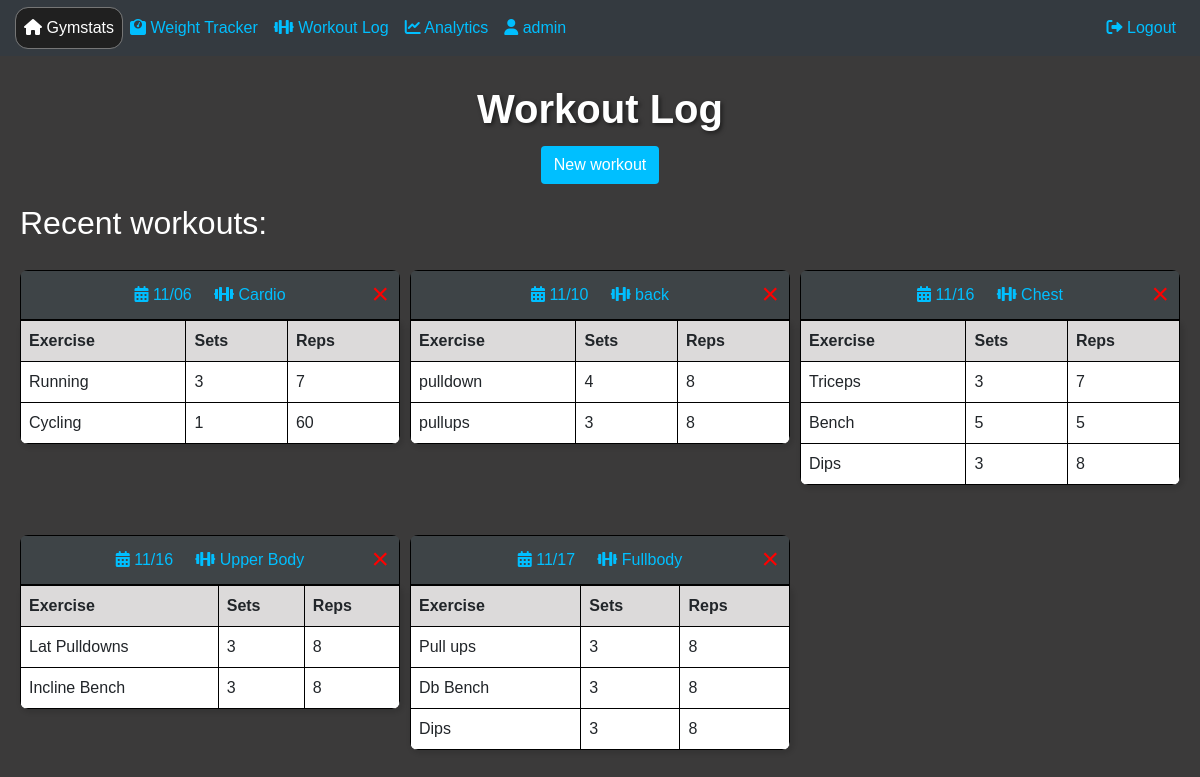
/workoutlog (signed in), run on an earlier commit of the app's database.
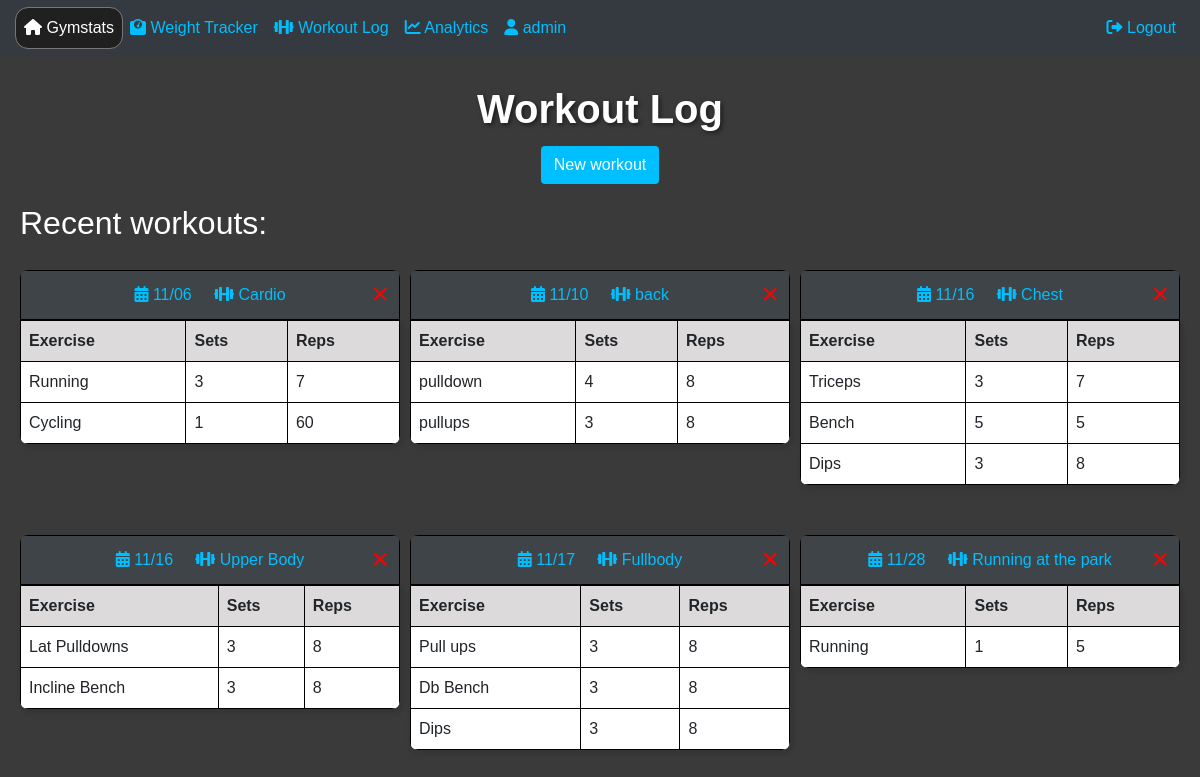
And on a later commit of the database.
### website/models.py (models this page shows)
class User(db.Model, UserMixin):
    id = db.Column(db.Integer, primary_key=True)
    email = db.Column(db.String(150), unique=True)
    username = db.Column(db.String(150))
    password = db.Column(db.String(150))
    weightLog = db.relationship('Weight', backref='user', lazy='dynamic')
    workoutLog = db.relationship('Workout')

class Workout(db.Model):
    id = db.Column(db.Integer, primary_key=True)
    name = db.Column(db.String(50))
    date = db.Column(Date)
    user_id = db.Column(db.Integer, db.ForeignKey('user.id'))
    exercises = db.relationship(
        'Exercise',
        secondary=workout_exercise,
        backref=db.backref('workouts', lazy='dynamic'),
        lazy='dynamic'
    )

class Exercise(db.Model):
    id = db.Column(db.Integer, primary_key=True)
    name = db.Column(db.String(50))
    sets = db.Column(db.Integer)
    reps = db.Column(db.Integer)

### website/views.py (the view, shortened to what this page needs)
@views.route('/workoutlog', methods=['GET', 'POST'])
@login_required
def workoutlog():
    sorted_workouts = sorted(current_user.workoutLog, key=attrgetter('date'))
    return render_template("workout_log.html", user=current_user, sorted_workouts=sorted_workouts)

### website/__init__.py (called while the page is built)
def create_app():
    app = Flask(__name__)
    app = Flask(__name__, static_url_path='/static')
    app.config['SECRET_KEY'] = '123'
    app.config['SQLALCHEMY_DATABASE_URI'] = f'sqlite:///{DB_NAME}'
    db.init_app(app)
    from .views import views
    from .auth import auth
    app.register_blueprint(views, url_prefix='/')
    app.register_blueprint(auth, url_prefix='/')
    from .models import User, Weight
    with app.app_context():
        db.create_all()
    login_manager =  LoginManager()
    login_manager.login_view = 'auth.login'
    login_manager.init_app(app)
    @login_manager.user_loader
    def load_user(id):
        return User.query.get(int(id))
    return app

### website/templates/workout_log.html (shortened to what this page needs)
{% extends "base.html" %}
{% block content %}
<br>
<head>
  <link rel="stylesheet" type="text/css" href="static/styles.css">
  <link href="https://cdnjs.cloudflare.com/ajax/libs/font-awesome/6.0.0-beta3/css/all.min.css" rel="stylesheet">
  <div class="header-container">
    <h1>Workout Log</h1>
  </div>
</head>
<body>
  <div class="centered-content">
    <button class="btn btn-custom" id="openModalButton"> New workout </button>
  </div>
  <div class="workout-log-page">
    <h2>Recent workouts:</h2>
    <div class="workout-wrapper">
      {% for workout in sorted_workouts %}
      <div class="table-container">
        <table id="exerciseTable" class="custom-table">
          <caption class="table-caption">
            <i class="fa-solid fa-calendar-days"></i>
            {{ workout.date.strftime("%m/%d") }}
            <i class="fa-solid fa-dumbbell"></i>
            {{ workout.name }}
            <button class="delete-button" onclick="confirmDeleteWorkout({{ workout.id }})">&times;</button>
          </caption>
            <thead>
              <tr>
                <th>Exercise</th>
                <th>Sets</th>
                <th>Reps</th>
              </tr>
            </thead>
            <tbody id="exerciseTableBody">
              {% for exercise in workout.exercises %}
                <tr>
                  <td>{{ exercise.name }}</td>
                  <td>{{ exercise.sets }}</td>
                  <td>{{ exercise.reps }}</td>
                </tr>
              {% endfor %}
            </tbody>
          </table>
      </div>
      {% endfor %}
    </div>
  <br>
  </div>
</body>
{% endblock %}

### website/templates/base.html (shortened to what this page needs)
<!DOCTYPE html>
<html>
  <head>
    <link rel="stylesheet" type="text/css" href="static/styles.css">
    <link
      rel="stylesheet"
      href="https://stackpath.bootstrapcdn.com/bootstrap/4.4.1/css/bootstrap.min.css"
    />
    <link
      rel="stylesheet"
      href="https://stackpath.bootstrapcdn.com/font-awesome/4.7.0/css/font-awesome.min.css"
    />
    <link href="https://cdnjs.cloudflare.com/ajax/libs/font-awesome/6.0.0-beta3/css/all.min.css" rel="stylesheet">
  </head>
  <body>
    <nav class="navbar navbar-expand-lg navbar-dark bg-dark">
      <div class="collapse navbar-collapse" id="navbar">
        <div class="navbar-nav">
          {% if user.is_authenticated %}
          <a class="nav-item nav-link" id="home" href="/">
            <i class="fa-solid fa-house"></i>
            <span class="text-highlight">Gymstats</span>
          </a>
          <a class="nav-item nav-link" id="weighttracker" href="/weighttracker">
            <i class="fa-solid fa-weight-scale"></i>
            Weight Tracker
          </a>
          <a class="nav-item nav-link" id="workoutlog" href="/workoutlog">
            <i class="fa-solid fa-dumbbell"></i>
            Workout Log
          </a>
          <a class="nav-item nav-link" id="analytics" href="/analytics">
            <i class="fa-solid fa-chart-line"></i>
            Analytics
          </a>
          <a class="nav-item nav-link" id="profile" href="/profile">
            <i class="fa-solid fa-user"></i> {{ user.username }}
          </a>
          {% endif %}
        </div>
        <div class="navbar-nav ml-auto">
          {% if user.is_authenticated %}
          <a class="nav-item nav-link" id="logout" href="/logout">
            <i class="fa-solid fa-right-from-bracket"></i>
            Logout
          </a>
          {% endif %}
        </div>
      </div>
    </nav>
    <div class="content-container">{% block content %} {% endblock %}</div>
  </body>
</html>

### website/static/styles.css (style rules this page uses)
#home { color: white; background-color: #202020; border-radius: 12px; outline: .5px solid rgb(118, 118, 118); }
h1 { text-align: center; color: white; text-decoration-thickness: 2px; font-weight: bold; text-shadow: 2px 2px 4px rgba(0, 0, 0, 0.5); }
h2 { color: white; }
.header-container { max-width: 400px; margin: 0 auto; padding: 5px; border-radius: 10px; }
body { background-color: rgb(59, 58, 58); background-size: cover; font-family: Optima, sans-serif; }
.navbar .navbar-nav .nav-item.nav-link { color: #00bfff; }
.workout-wrapper { display: flex; flex-wrap: wrap; justify-content: space-between; }
.workout-log-page { padding: 20px; }
.centered-content { text-align: center; }
.btn-custom { background-color: #00bfff; color: white; }
#exerciseTable th { background-color: #dcdada; border: 1px solid #000000; padding: 8px; text-align: left; }
.workout-wrapper { display: grid; grid-template-columns: repeat(auto-fill, minmax(30%, 1fr)); gap: 10px; }
#exerciseTableBody td { border: 1px solid #000000; padding: 8px; background-color: white; }
.custom-table { border-collapse: collapse; width: 100%; margin-top: 20px; box-sizing: border-box; border-radius: 8px; overflow: hidden; box-shadow: 2px 2px 4px 2px rgba(0, 0, 0, 0.1); }
.table-caption { text-align: center; caption-side: top; background-color: #3e4447; border: 1px solid black; color: #00bfff; }
#exerciseTable { width: 100%; border-collapse: collapse; }
.delete-button { background-color: transparent; border: none; color: red; cursor: pointer; font-size: 30px; position: absolute; top: 20px; right: 5px; }
.table-container { position: relative; display: inline-block; margin-bottom: 20px; }

What changed in the data, as far as the page shows it:
added Workout: date "11/28", name "Running at the park"
added Exercise: name "Running", sets "1", reps "5", shown under "11/28"
